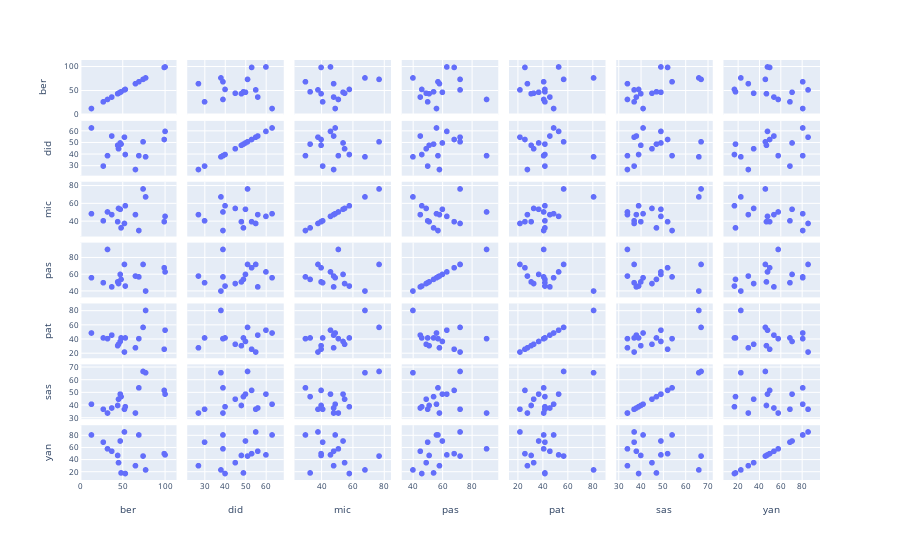

Notebook code for this chart:
### Code cell
fig = px.scatter_matrix(df)
fig.update_layout(font=dict(size=8))
fig.show()

### Figure 1 — Plotly figure (JSON) as saved in the notebook; plotly's stock layout.template omitted (floating-point values rounded to 4 significant figures)
{"data": [{"dimensions": [{"axis": {"matches": true}, "label": "ber", "values": [99, 13, 74, 47, 65, 27, 52, 100, 32, 53, 37, 45, 44, 77, 69, 48]}, {"axis": {"matches": true}, "label": "did", "values": [53, 63, 51, 50, 27, 30, 55, 60, 39, 40, 56, 45, 48, 38, 39, 49]}, {"axis": {"matches": true}, "label": "mic", "values": [40, 49, 77, 54, 48, 41, 38, 46, 51, 58, 48, 55, 40, 68, 30, 33]}, {"axis": {"matches": true}, "label": "pas", "values": [68, 56, 72, 60, 58, 50, 72, 63, 90, 46, 45, 49, 51, 40, 57, 54]}, {"axis": {"matches": true}, "label": "pat", "values": [26, 49, 57, 37, 28, 42, 22, 53, 41, 42, 46, 33, 31, 81, 41, 42]}, {"axis": {"matches": true}, "label": "sas", "values": [52, 41, 67, 49, 34, 37, 37, 49, 34, 39, 38, 45, 40, 66, 54, 47]}, {"axis": {"matches": true}, "label": "yan", "values": [50, 81, 46, 71, 30, 69, 86, 48, 58, 17, 54, 35, 47, 23, 81, 18]}], "hovertemplate": "%{xaxis.title.text}=%{x}<br>%{yaxis.title.text}=%{y}<extra></extra>", "legendgroup": "", "marker": {"color": "#636efa", "symbol": "circle"}, "name": "", "showlegend": false, "type": "splom"}], "layout": {"dragmode": "select", "font": {"size": 8}, "legend": {"tracegroupgap": 0}, "margin": {"t": 60}}}
